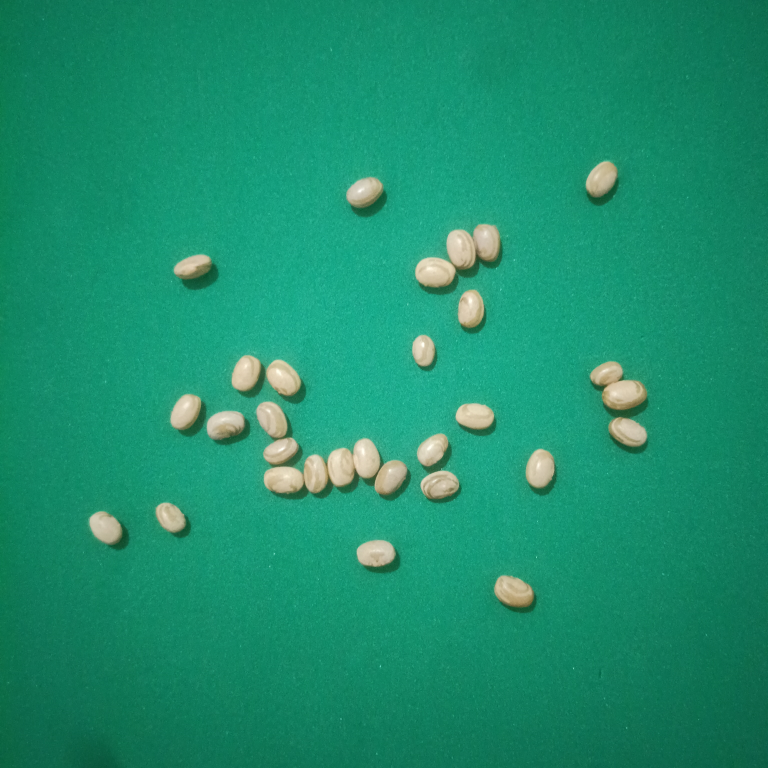
#> input picture dados/imagens/desenvolvimento/dev_01.jpg, 3072 x 3072 px (shown at 1/4 size)
$ python processar.py dados/imagens/desenvolvimento/dev_01.jpg
#> lines starting #> are read from the running program, lines starting #| are printed output that depends on the picture; after the words box and inside, x2 and y2 are one past the last pixel; in counts of white or black regions, pixels touching at a corner belong together


import argparse
import csv
import os
import sys
import cv2
import numpy as np


def processar_imagem(caminho_imagem, pasta_saida="saidas"):

#> called with caminho_imagem = 'dados/imagens/desenvolvimento/dev_01.jpg', pasta_saida = 'saidas'
    if not os.path.exists(caminho_imagem):
        print(f"Erro: O arquivo de imagem '{caminho_imagem}' não foi encontrado.")
        sys.exit(1)

    img = cv2.imread(caminho_imagem)
#> img is the input picture: shape (3072, 3072, 3); mean B, G, R 109.2, 143, 28.2
    if img is None:
        print(f"Erro: Falha ao carregar a imagem '{caminho_imagem}'. Verifique o formato do arquivo.")
        sys.exit(1)

    os.makedirs(pasta_saida, exist_ok=True)
    nome_base = os.path.splitext(os.path.basename(caminho_imagem))[0]

    # 1. ESPAÇO DE COR (HSV - Canal H / Matiz)
    hsv = cv2.cvtColor(img, cv2.COLOR_BGR2HSV)
#> hsv: shape (3072, 3072, 3); mean H, S, V 79, 210.9, 143.4
    canal_h = hsv[:, :, 0]
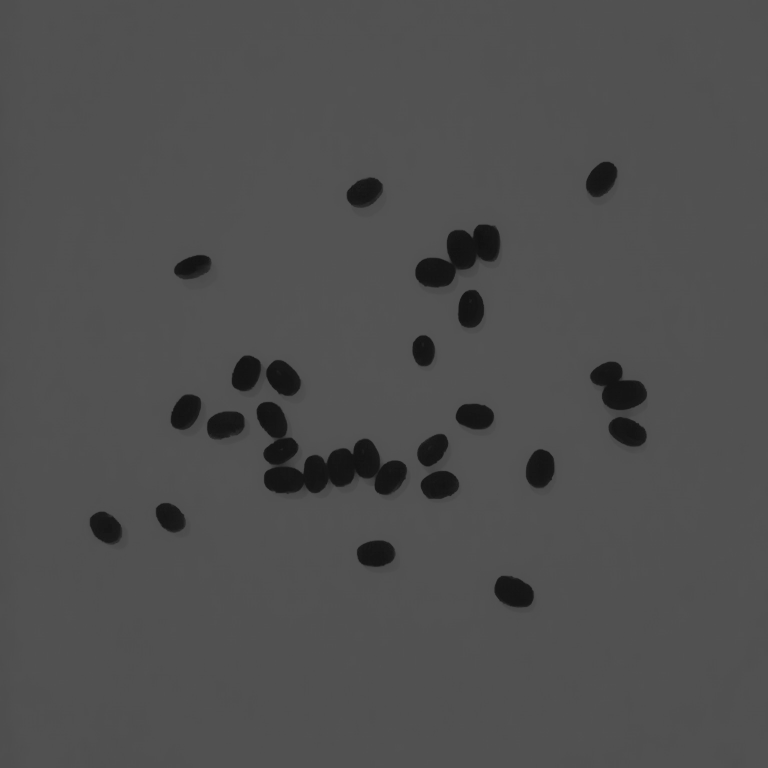
#> canal_h: shape (3072, 3072) (shown at 1/4 size); min 13, max 87, mean 79

    # 2. SUAVIZAÇÃO (Filtro de Mediana 15x15)
    canal_suavizado = cv2.medianBlur(canal_h, 15)

    # 3. LIMIARIZAÇÃO AUTOMÁTICA DE OTSU
    # Minimiza a variância intra-classe em histograma bimodal.
    limiar_calculado, mascara_binaria = cv2.threshold(
        canal_suavizado, 0, 255, cv2.THRESH_BINARY_INV + cv2.THRESH_OTSU
    )
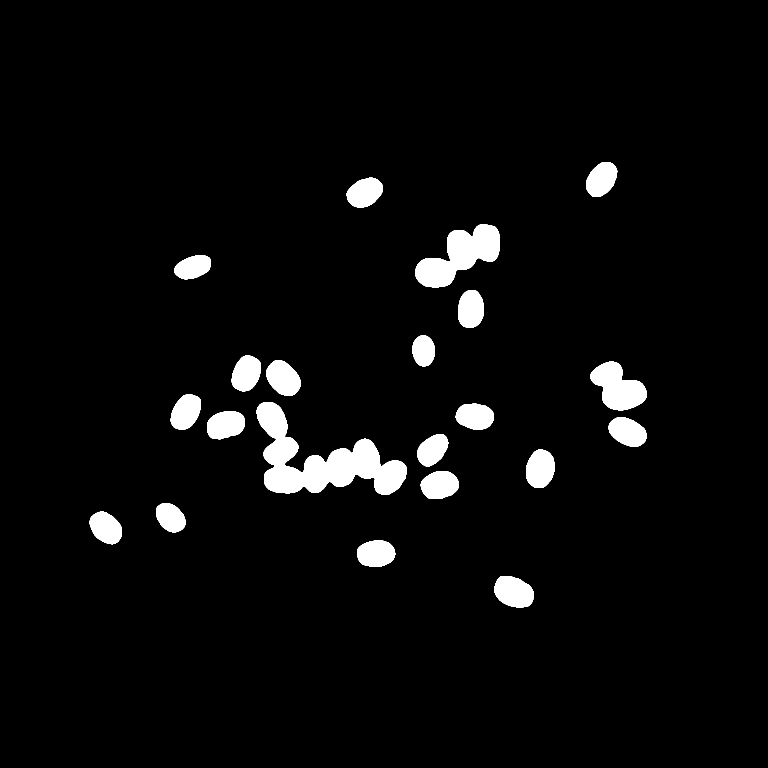
#> mascara_binaria: shape (3072, 3072) (shown at 1/4 size); 4.1% white; 21 white regions, largest, box (x1, y1, x2, y2) and area: (1027, 1608, 1628, 1979) 92275, (1662, 898, 2000, 1150) 43762, (2361, 1447, 2588, 1641) 26605
#> limiar_calculado = 52

    # 4. MORFOLOGIA MATEMÁTICA (Elemento Estruturante Elíptico 7x7)
    # - Fechamento (Dilatação -> Erosão, iter=2): Tampa fendas e poros da casca.
    # - Abertura (Erosão -> Dilatação, iter=1): Apaga ruídos pontuais no fundo.
    kernel_morf = cv2.getStructuringElement(cv2.MORPH_ELLIPSE, (7, 7))
    mascara_fechada = cv2.morphologyEx(mascara_binaria, cv2.MORPH_CLOSE, kernel_morf, iterations=2)
#> mascara_fechada: shape (3072, 3072); 4.1% white; 21 white regions, largest, box (x1, y1, x2, y2) and area: (1027, 1608, 1628, 1979) 92382, (1662, 898, 2000, 1150) 43781, (2361, 1447, 2588, 1641) 26617
    mascara_limpa = cv2.morphologyEx(mascara_fechada, cv2.MORPH_OPEN, kernel_morf, iterations=1)
#> mascara_limpa: shape (3072, 3072); 4.1% white; 21 white regions

    # 5. INDIVIDUALIZAÇÃO DE CONTATOS (Distância Euclidiana L2 + Watershed)
    contornos_preliminares, _ = cv2.findContours(mascara_limpa, cv2.RETR_EXTERNAL, cv2.CHAIN_APPROX_SIMPLE)
#> contornos_preliminares = 21 contours; largest, box (x1, y1, x2, y2) and area: (1027, 1608, 1628, 1979) 91372, (1662, 898, 2000, 1150) 43288, (2361, 1447, 2588, 1641) 26302, (1978, 2304, 2135, 2429) 14948, (1065, 1441, 1203, 1584) 13846
    marcador_fg = np.zeros(mascara_limpa.shape, dtype=np.uint8)

    for c in contornos_preliminares:
        area_comp = cv2.contourArea(c)
        if area_comp < 3000:  # Descarte de artefatos espúrios
            continue

        mascara_comp = np.zeros(mascara_limpa.shape, dtype=np.uint8)
        cv2.drawContours(mascara_comp, [c], -1, 255, -1)
        dist_comp = cv2.distanceTransform(mascara_comp, cv2.DIST_L2, 5)

        if area_comp < 18000:
            # Grão isolado: extrai o núcleo seguro (sure foreground)
            _, fg_local = cv2.threshold(dist_comp, 0.45 * dist_comp.max(), 255, 0)
            fg_local = np.uint8(fg_local)

            # Fallback por centróide geométrico via momentos caso o pico falhe
            if cv2.countNonZero(fg_local) == 0:
                m = cv2.moments(c)
                if m["m00"] > 0:
                    cx, cy = int(m["m10"] / m["m00"]), int(m["m01"] / m["m00"])
                    cv2.circle(marcador_fg, (cx, cy), 5, 255, -1)
            else:
                marcador_fg = cv2.bitwise_or(marcador_fg, fg_local)
        else:
            # Aglomerado com feijões em contato: varredura na distância até individualizar os núcleos
            fg_escolhido = None
            for ratio in np.arange(0.50, 0.75, 0.05):
                _, fg_teste = cv2.threshold(dist_comp, ratio * dist_comp.max(), 255, 0)
                fg_teste = np.uint8(fg_teste)
                qtd_blobs, _ = cv2.connectedComponents(fg_teste)
                qtd_blobs -= 1

                # Estimativa baseada no tamanho médio de cada feijão (~12.000 px)
                estimativa_feijoes = max(2, int(round(area_comp / 12000.0)))
                if qtd_blobs >= estimativa_feijoes or ratio >= 0.70:
                    fg_escolhido = fg_teste
                    break

            if fg_escolhido is not None and cv2.countNonZero(fg_escolhido) > 0:
                marcador_fg = cv2.bitwise_or(marcador_fg, fg_escolhido)
            else:
                _, fg_padrao = cv2.threshold(dist_comp, 0.75 * dist_comp.max(), 255, 0)
                marcador_fg = cv2.bitwise_or(marcador_fg, np.uint8(fg_padrao))
#> this loop made 21 passes
#> area_comp on passes 1 to 8: 14948.5, 12738.5, 12009, 9998, 13030.5, 13591.5, 10971.5, 12765
#> fg_teste: shape (3072, 3072); 0.06% white; 2 white regions, box (x1, y1, x2, y2) and area: (1832, 942, 1956, 1035) 3845, (1706, 1076, 1777, 1106) 1671
#> marcador_fg: shape (3072, 3072); 1.1% white; 30 white regions (2 under 20 px), largest, box (x1, y1, x2, y2) and area: (2003, 2329, 2110, 2404) 5777, (1089, 1465, 1179, 1560) 5416, (852, 1669, 955, 1734) 5183
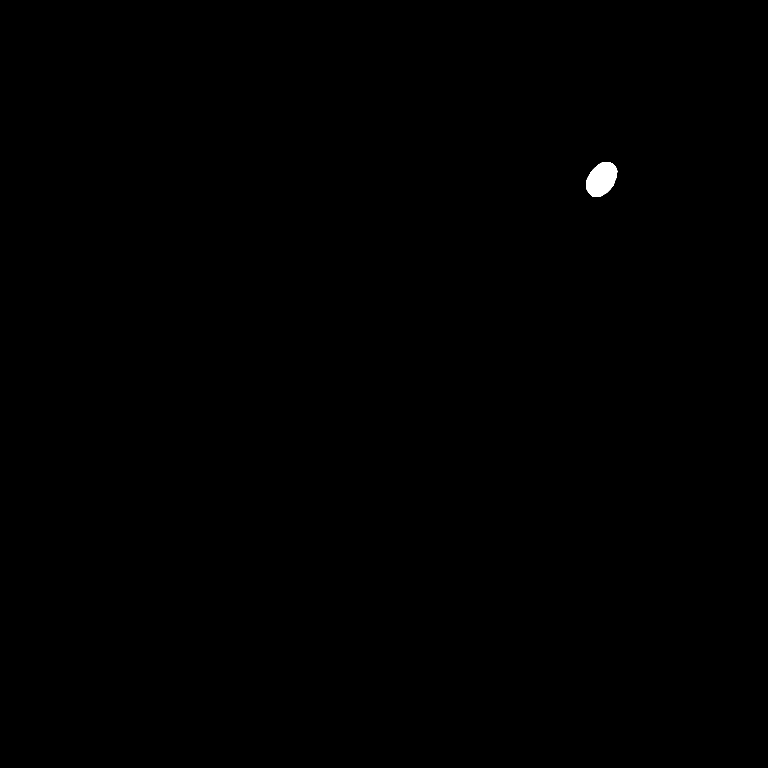
#> mascara_comp: shape (3072, 3072) (shown at 1/4 size); 0.13% white; 1 white region, box (x1, y1, x2, y2) and area: (2344, 648, 2469, 788) 12566

    # Rotulação de sementes confirmadas (Foreground)
    num_marcadores, marcadores = cv2.connectedComponents(marcador_fg)
#> marcadores: shape (3072, 3072) int32; 31 distinct labels, from 0 to 30
#> num_marcadores = 31

    # Definição topológica do Watershed:
    # 0 = Linha de contato / Crista desconhecida (onde as bacias se encontram)
    # 1 = Fundo confirmado (EVA verde)
    # >= 2 = Sementes individualizadas
    fundo_seguro = cv2.dilate(mascara_limpa, kernel_morf, iterations=3)
#> fundo_seguro: shape (3072, 3072); 5.2% white; 21 white regions, largest, box (x1, y1, x2, y2) and area: (1018, 1599, 1637, 1988) 112533, (1653, 889, 2009, 1159) 53484, (2352, 1438, 2597, 1650) 32935
    regiao_desconhecida = cv2.subtract(fundo_seguro, marcador_fg)
#> regiao_desconhecida: shape (3072, 3072); 4.1% white; 21 white regions, largest, box (x1, y1, x2, y2) and area: (1018, 1599, 1637, 1988) 104731, (1653, 889, 2009, 1159) 47968, (2352, 1438, 2597, 1650) 28860

    marcadores = marcadores + 1
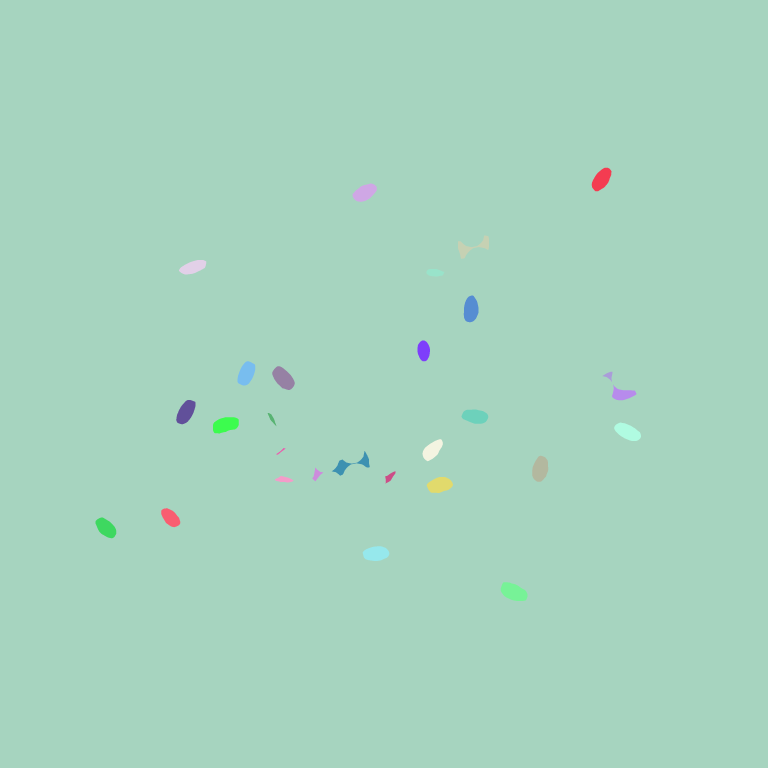
#> marcadores: shape (3072, 3072) int32 (shown at 1/4 size); 31 distinct labels, from 1 to 31; one colour per label, 0 black
    marcadores[regiao_desconhecida == 255] = 0
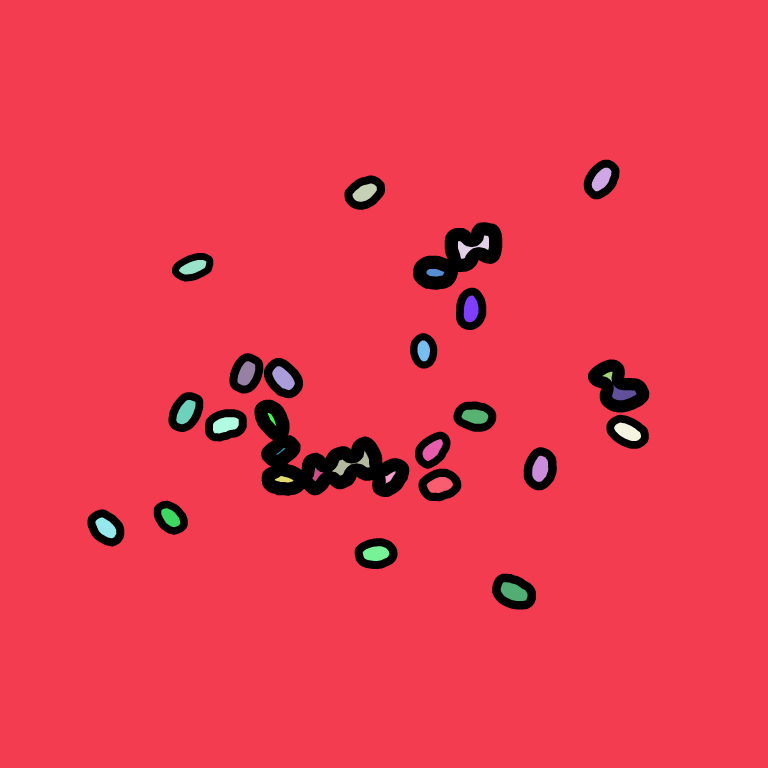
#> marcadores: shape (3072, 3072) int32 (shown at 1/4 size); 32 distinct labels, from 0 to 31; one colour per label, 0 black

    # Watershed: Inunda a partir dos marcadores e ergue cristas divisórias nos contatos
    marcadores = cv2.watershed(img, marcadores)
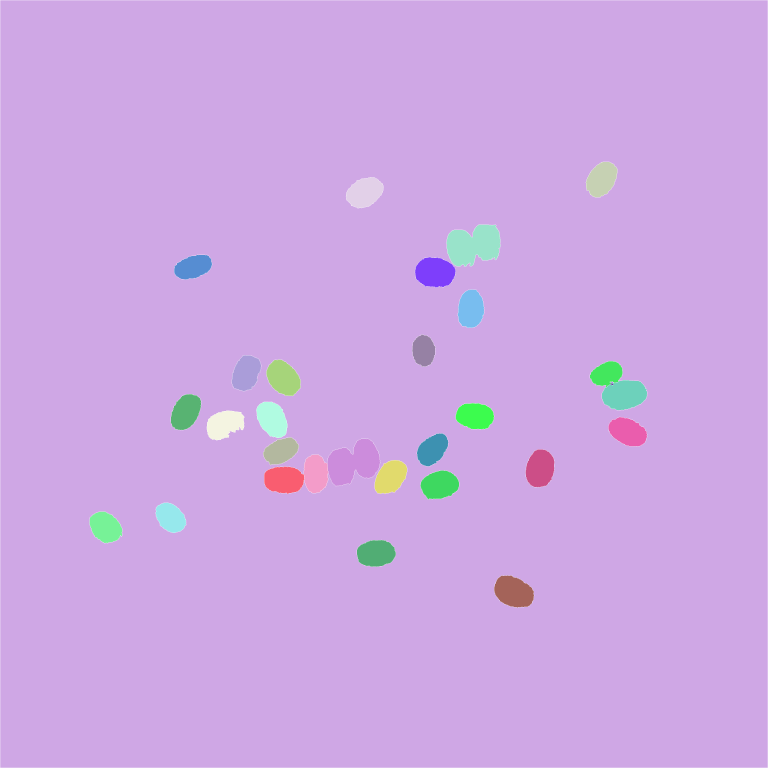
#> marcadores: shape (3072, 3072) int32 (shown at 1/4 size); 32 distinct labels, from -1 to 31; one colour per label, 0 black, -1 white


    imagem_contornos = img.copy()
    imagem_fundo_preto = np.zeros_like(img)
    lista_metricas = []

    for label in range(2, num_marcadores + 2):
        mascara_objeto = np.uint8(marcadores == label) * 255
        cnts_objeto, _ = cv2.findContours(mascara_objeto, cv2.RETR_EXTERNAL, cv2.CHAIN_APPROX_SIMPLE)
        if not cnts_objeto:
            continue

        c_maior = max(cnts_objeto, key=cv2.contourArea)

        # Área (A): Contagem de pixels do contorno
        area = float(cv2.contourArea(c_maior))

        # Descarte de ruídos menores que 2500 pixels
        if area < 2500:
            continue

        # Perímetro (P): Comprimento da curva contínua fechada (pixels)
        perimetro = float(cv2.arcLength(c_maior, closed=True))

        # Circularidade Adimensional:
        # C = (4 * pi * A) / (P^2)
        # Teoria: Círculo perfeito = 1.0 | Quadrado = pi/4 (~0.785)
        # Feijões reais são elipsoidais/alongados -> valores típicos ~0.65 a 0.75
        circularidade = float((4 * np.pi * area) / (perimetro ** 2)) if perimetro > 0 else 0.0

        # Bounding Box: Menor retângulo envolvente [xmin, ymin, xmax, ymax]
        x, y, w, h = cv2.boundingRect(c_maior)
        xmin, ymin, xmax, ymax = x, y, x + w, y + h

        semente_id = len(lista_metricas) + 1
        lista_metricas.append({
            "id": semente_id,
            "xmin": xmin,
            "ymin": ymin,
            "xmax": xmax,
            "ymax": ymax,
            "area": round(area, 2),
            "perimetro": round(perimetro, 2),
            "circularidade": round(circularidade, 4)
        })

        # Saída 2: Bounding Box (Verde) e Contorno Individualizado (Vermelho)
        cv2.rectangle(imagem_contornos, (xmin, ymin), (xmax, ymax), (0, 255, 0), 3)
        cv2.drawContours(imagem_contornos, [c_maior], -1, (0, 0, 255), 2)
        cv2.putText(
            imagem_contornos,
            str(semente_id),
            (xmin, max(ymin - 10, 25)),
            cv2.FONT_HERSHEY_SIMPLEX,
            0.9,
            (255, 255, 0),
            2
        )

        # Saída 3: Pixels originais sobre fundo 100% preto
        imagem_fundo_preto[marcadores == label] = img[marcadores == label]
#> this loop made 31 passes
#> (area, perimetro, circularidade, x, y, w, h, xmin) on passes 1 to 8: (12509, 472.8, 0.703, 2344, 648, 126, 142, 2344), (12915.5, 474, 0.722, 1384, 709, 150, 123, 1384), (26431, 873.3, 0.436, 1786, 899, 216, 167, 1786), (10728.5, 450.2, 0.665, 697, 1020, 151, 98, 697), (15126.5, 520, 0.703, 1660, 1028, 162, 122, 1660), (12496.5, 467.2, 0.719, 1831, 1158, 105, 153, 1831), (8845.5, 399.3, 0.697, 1649, 1339, 93, 127, 1649), (12209.5, 471.7, 0.69, 927, 1421, 118, 144, 927)
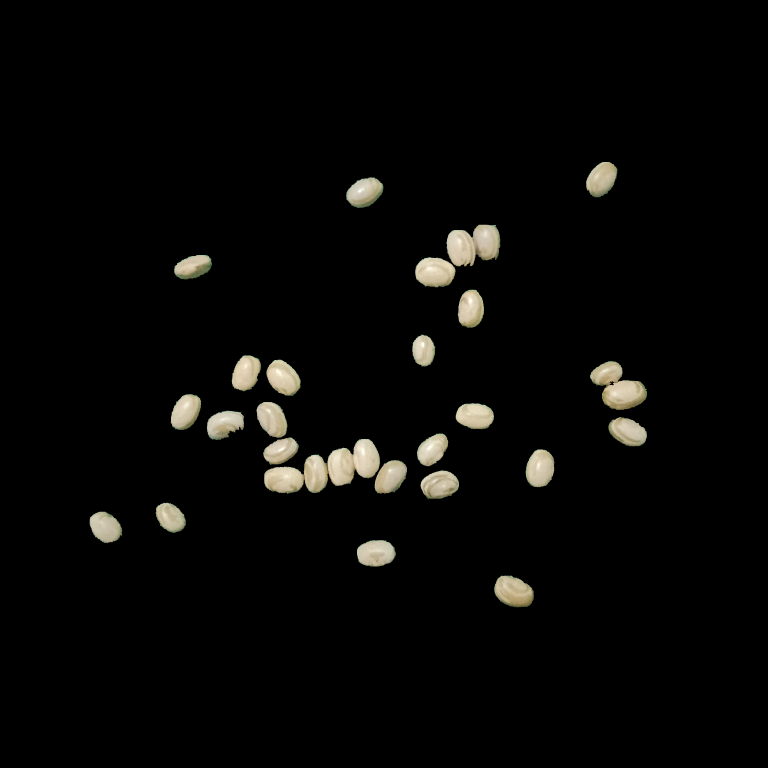
#> imagem_fundo_preto: shape (3072, 3072, 3) (shown at 1/4 size); mean B, G, R 6.2, 7.5, 7.9
#> mascara_objeto: shape (3072, 3072); every value is 0
#> after the loop, lista_metricas = 28 items

    caminho_contornos = os.path.join(pasta_saida, f"contornos_{nome_base}.png")
    caminho_fundo_preto = os.path.join(pasta_saida, f"fundo_preto_{nome_base}.png")
    caminho_csv = os.path.join(pasta_saida, f"metricas_{nome_base}.csv")

    cv2.imwrite(caminho_contornos, imagem_contornos)
    cv2.imwrite(caminho_fundo_preto, imagem_fundo_preto)

    # Saída 4: Exportação tabular CSV
    with open(caminho_csv, mode="w", newline="", encoding="utf-8") as f:
        cabecalhos = ["id", "xmin", "ymin", "xmax", "ymax", "area", "perimetro", "circularidade"]
        writer = csv.DictWriter(f, fieldnames=cabecalhos)
        writer.writeheader()
        writer.writerows(lista_metricas)

    # Saída 1: Contagem impressa no console
    print(f"Total de sementes identificadas: {len(lista_metricas)}")
#| Total de sementes identificadas: 28
    print(f"Imagem com contornos salva em: {caminho_contornos}")
    print(f"Imagem com fundo preto salva em: {caminho_fundo_preto}")
    print(f"Métricas CSV salvas em: {caminho_csv}")

    return len(lista_metricas), lista_metricas


def main():
    parser = argparse.ArgumentParser(
        description="Segmentação, identificação e contagem automática de sementes (TAD0018 - PDI)"
    )
    parser.add_argument(
        "imagem",
        type=str,
        help="Caminho de uma imagem ou pasta (ex: dados/imagens/desenvolvimento/dev_01.jpg ou dados/imagens/desenvolvimento/)"
    )
    parser.add_argument(
        "--output_dir",
        type=str,
        default="saidas",
        help="Diretório onde as saídas serão salvas (padrão: saidas/)"
    )

    args = parser.parse_args()

    # Suporte a processamento individual ou em lote
    if os.path.isdir(args.imagem):
        extensoes = (".jpg", ".jpeg", ".png", ".bmp", ".tif", ".tiff")
        arquivos = sorted([
            os.path.join(args.imagem, f) for f in os.listdir(args.imagem)
            if f.lower().endswith(extensoes)
        ])
        if not arquivos:
            print(f"Aviso: Nenhuma imagem encontrada no diretório '{args.imagem}'.")
            return

        print(f"=== Processando lote de {len(arquivos)} imagens em '{args.imagem}' ===")
        for arq in arquivos:
            print(f"\n--- Processando: {os.path.basename(arq)} ---")
            processar_imagem(arq, args.output_dir)
        print("\n=== Lote finalizado com sucesso! ===")
    else:
        processar_imagem(args.imagem, args.output_dir)


if __name__ == "__main__":
    main()
